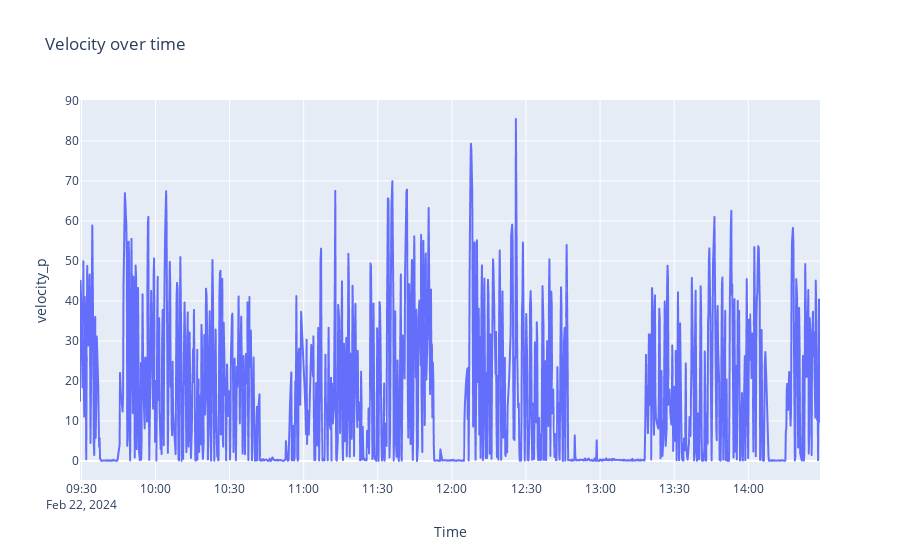
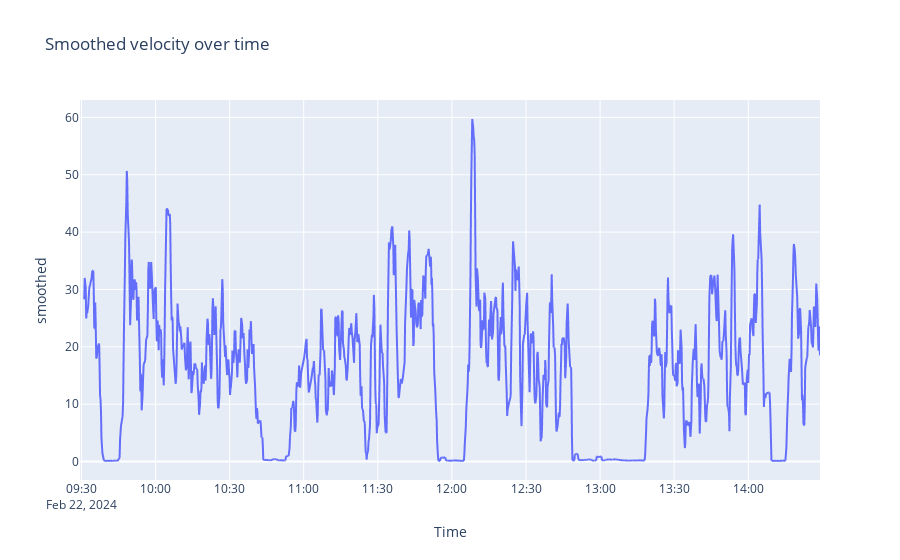
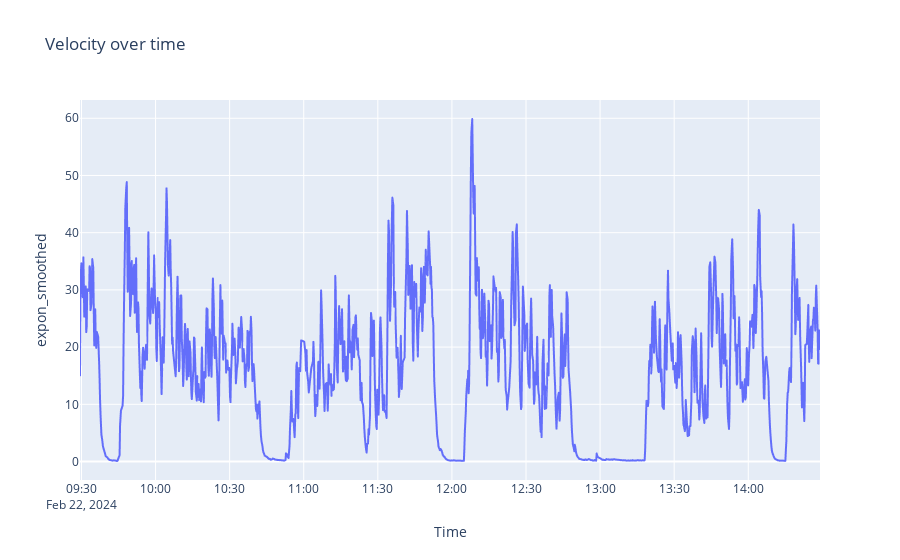
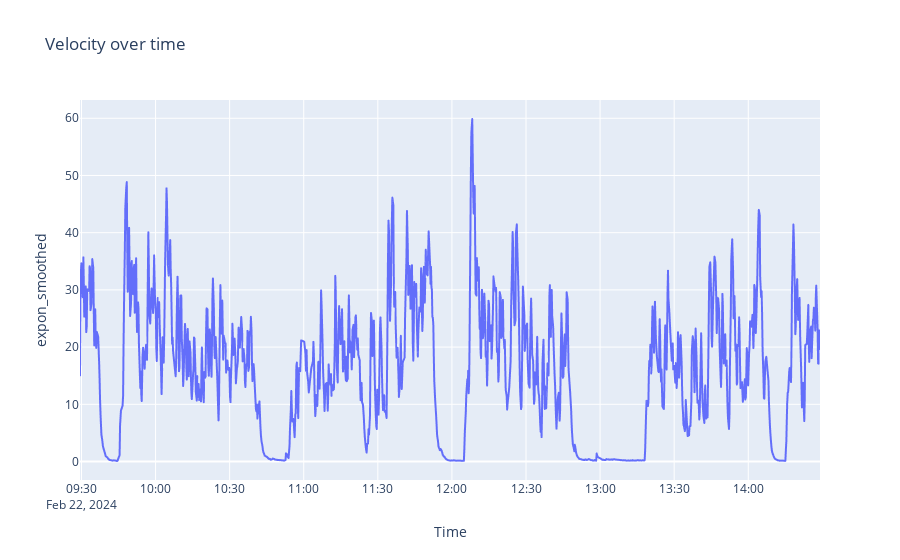

Notebook cell for these charts, in order:
### Code cell
fig = px.line(deltas_df, x='Time', y='velocity_p', title='Velocity over time')
fig.show()
deltas_df['smoothed'] = deltas_df['velocity_h'].rolling(window=7).mean()
fig = px.line(deltas_df, x='Time', y='smoothed', title='Smoothed velocity over time')
fig.show()
deltas_df['expon_smoothed'] = deltas_df['velocity_h'].ewm(span=7).mean()
fig = px.line(deltas_df, x='Time', y='expon_smoothed', title='Velocity over time')
fig.show()
deltas_df['expon_smoothed2'] = deltas_df['velocity_h'].ewm(span=3).mean()
fig = px.line(deltas_df, x='Time', y='expon_smoothed', title='Velocity over time')
fig.show()

### Figure 1 — Plotly figure (JSON) as saved in the notebook; plotly's stock layout.template omitted (floating-point values rounded to 4 significant figures; data arrays with more than 128 entries replaced by an {"elided": "..."} marker saying what was removed)
{"data": [{"hovertemplate": "Time=%{x}<br>velocity_p=%{y}<extra></extra>", "legendgroup": "", "line": {"color": "#636efa", "dash": "solid"}, "marker": {"symbol": "circle"}, "mode": "lines", "name": "", "showlegend": false, "type": "scattergl", "x": {"elided": "1170 str values"}, "xaxis": "x", "y": {"elided": "1170 float values"}, "yaxis": "y"}], "layout": {"legend": {"tracegroupgap": 0}, "title": {"text": "Velocity over time"}, "xaxis": {"anchor": "y", "domain": [0, 1], "title": {"text": "Time"}}, "yaxis": {"anchor": "x", "domain": [0, 1], "title": {"text": "velocity_p"}}}}

### Figure 2 — Plotly figure (JSON) as saved in the notebook; plotly's stock layout.template omitted (floating-point values rounded to 4 significant figures; data arrays with more than 128 entries replaced by an {"elided": "..."} marker saying what was removed)
{"data": [{"hovertemplate": "Time=%{x}<br>smoothed=%{y}<extra></extra>", "legendgroup": "", "line": {"color": "#636efa", "dash": "solid"}, "marker": {"symbol": "circle"}, "mode": "lines", "name": "", "showlegend": false, "type": "scattergl", "x": {"elided": "1170 str values"}, "xaxis": "x", "y": {"elided": "1170 float values"}, "yaxis": "y"}], "layout": {"legend": {"tracegroupgap": 0}, "title": {"text": "Smoothed velocity over time"}, "xaxis": {"anchor": "y", "domain": [0, 1], "title": {"text": "Time"}}, "yaxis": {"anchor": "x", "domain": [0, 1], "title": {"text": "smoothed"}}}}

### Figure 3 — Plotly figure (JSON) as saved in the notebook; plotly's stock layout.template omitted (floating-point values rounded to 4 significant figures; data arrays with more than 128 entries replaced by an {"elided": "..."} marker saying what was removed)
{"data": [{"hovertemplate": "Time=%{x}<br>expon_smoothed=%{y}<extra></extra>", "legendgroup": "", "line": {"color": "#636efa", "dash": "solid"}, "marker": {"symbol": "circle"}, "mode": "lines", "name": "", "showlegend": false, "type": "scattergl", "x": {"elided": "1170 str values"}, "xaxis": "x", "y": {"elided": "1170 float values"}, "yaxis": "y"}], "layout": {"legend": {"tracegroupgap": 0}, "title": {"text": "Velocity over time"}, "xaxis": {"anchor": "y", "domain": [0, 1], "title": {"text": "Time"}}, "yaxis": {"anchor": "x", "domain": [0, 1], "title": {"text": "expon_smoothed"}}}}

### Figure 4 — Plotly figure (JSON) as saved in the notebook; plotly's stock layout.template omitted (floating-point values rounded to 4 significant figures; data arrays with more than 128 entries replaced by an {"elided": "..."} marker saying what was removed)
{"data": [{"hovertemplate": "Time=%{x}<br>expon_smoothed=%{y}<extra></extra>", "legendgroup": "", "line": {"color": "#636efa", "dash": "solid"}, "marker": {"symbol": "circle"}, "mode": "lines", "name": "", "showlegend": false, "type": "scattergl", "x": {"elided": "1170 str values"}, "xaxis": "x", "y": {"elided": "1170 float values"}, "yaxis": "y"}], "layout": {"legend": {"tracegroupgap": 0}, "title": {"text": "Velocity over time"}, "xaxis": {"anchor": "y", "domain": [0, 1], "title": {"text": "Time"}}, "yaxis": {"anchor": "x", "domain": [0, 1], "title": {"text": "expon_smoothed"}}}}
